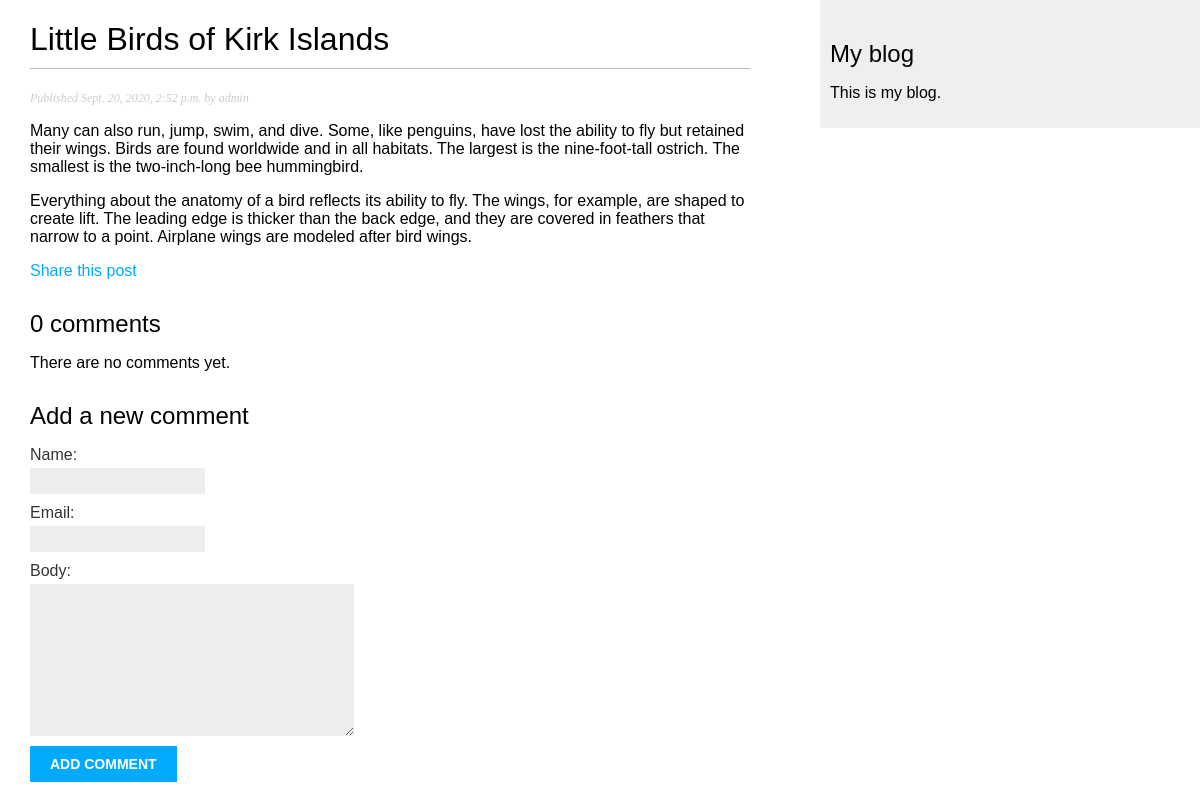
Page /2020/9/20/little-birds-kirk-islands/ on the committed database.
### blog/models.py (models this page shows, shortened)
class Post(models.Model):
    STATUS_CHOICES = (
        ('draft', 'Draft'),
        ('published', 'Published'),
    )
    title = models.CharField(max_length=250)
    slug = models.SlugField(max_length=250,
                            unique_for_date='publish')
    author = models.ForeignKey(User, on_delete=models.CASCADE,
                               related_name='blog_posts')
    body = models.TextField()
    publish = models.DateTimeField(default=timezone.now)
    created = models.DateTimeField(auto_now_add=True)
    updated = models.DateTimeField(auto_now=True)
    status = models.CharField(max_length=10,
                              choices=STATUS_CHOICES, default='draft')
    objects = models.Manager()  # Default manager
    published = PublishedManager()  # Custom manager
    class Meta:
        ordering = ('-publish',)

### blog/views.py (the view)
# urls.py: path('<int:year>/<int:month>/<int:day>/<slug:post>/', views.post_detail, name='post_detail'),
def post_detail(request, year, month, day, post):
    post = get_object_or_404(Post, slug=post,
                             status='published',
                             publish__year=year,
                             publish__month=month,
                             publish__day=day
                             )
    comments = post.comments.filter(active=True)
    new_comment = None
    if request.method == 'POST':
        comment_form = CommentForm(data=request.POST)
        if comment_form.is_valid():
            new_comment = comment_form.save(commit=False)
            new_comment.post = post   # Assign the current post to the comment
            new_comment.save()
    else:
        comment_form = CommentForm
    return render(request, 'blog/post/detail.html',
                  {'post': post,
                   'comments': comments,
                   'new_comment': new_comment,
                   'comment_form': comment_form
                   })

### templates/blog/post/detail.html (shortened to what this page needs)
{% extends 'blog/base.html' %}
{% block content %}
    <h1>{{ post.title }}</h1>
    <p class="date">
       Published {{ post.publish }} by {{ post.author }}
    </p>
    {{ post.body|linebreaks }}
    <p>
        <a href="{% url 'blog:post_share' post.id %}">
            Share this post
        </a>
    </p>
    {% with comments.count as total_comments %}
        <h2>
            {{ total_comments }} comment{{ total_comments|pluralize }}
        </h2>
    {% endwith %}
    {% for comment in comments %}
        <div class="comment">
            <p class="info">
                Comment {{ forloop.counter }} by {{ comment.name }}
                {{ comment.created }}
            </p>
            {{ comment.body|linebreaks }}
        </div>
    {% empty %}
        <p>There are no comments yet.</p>
    {% endfor %}
    {% if new_comment %}
        <h2>Your comment has been added.</h2>
    {% else %}
        <h2>Add a new comment</h2>
        <form method="post">
            {{ comment_form.as_p }}
            <p><input type="submit" value="Add comment"></p>
        </form>
    {% endif %}
{% endblock %}

### static/css/blog.css (style rules this page uses)
body { margin:0; padding:0; font-family:helvetica, sans-serif; }
a { color:#00abff; text-decoration:none; }
h1 { font-weight:normal; border-bottom:1px solid #bbb; padding:0 0 10px 0; }
h2 { font-weight:normal; margin:30px 0 0; }
p.date { color:#ccc; font-family: georgia, serif; font-size: 12px; font-style: italic; }
label { float:left; clear:both; color:#333; margin-bottom:4px; }
input, textarea { clear:both; float:left; margin:0 0 10px; background:#ededed; border:0; padding:6px 10px; font-size:12px; }
input[type=submit] { font-weight:bold; background:#00abff; color:#fff; padding:10px 20px; font-size:14px; text-transform:uppercase; }

### rows in the picture
Post: title "Little Birds of Kirk Islands", publish "Sept. 20, 2020, 2:52 p.m.", author "admin", body "Many can also run, jump, swim, and dive. Some, like penguins, have lost the ability to fly but retained their wings. Birds are found worldwide and in all habitats. The largest is the nine-foot-tall ostrich. The smallest is the two-inch-long bee hummingbird. Everything about the anatomy of a bird reflects its ability to fly. The wings, for example, are shaped to create lift. The leading edge is thicker than the back edge, and they are covered in feathers that narrow to a point. Airplane wings are modeled after bird wings."

### other values in the picture
{{ total_comments }} "0"
